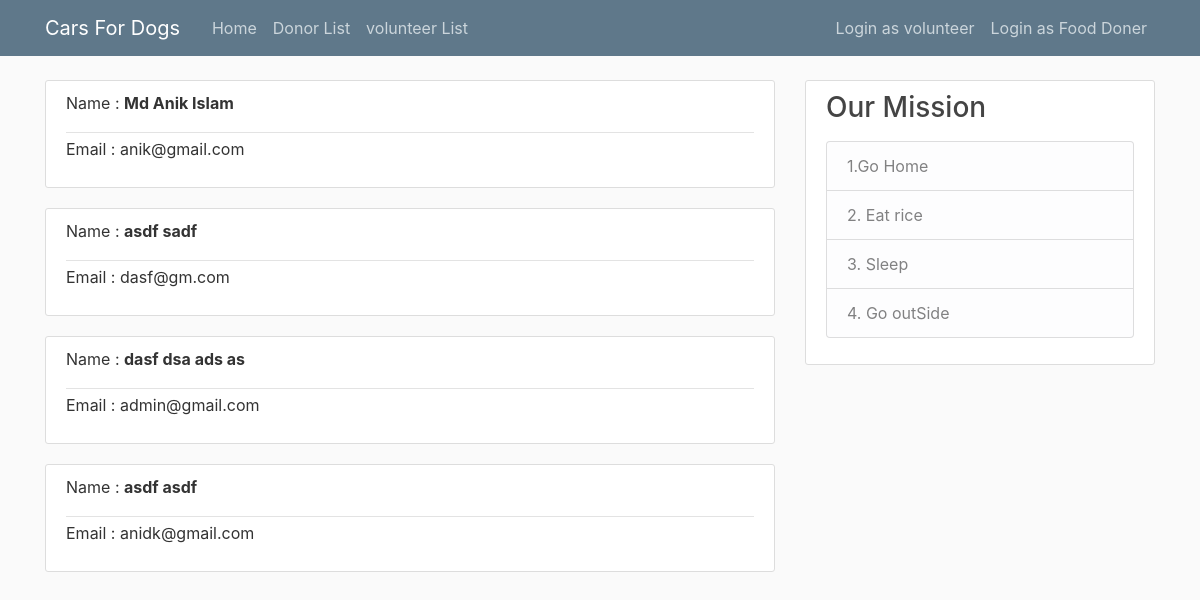
Page /showall on the committed database.
### voluntiar/models.py (models this page shows, shortened)
class volentiar(models.Model):
    firstname = models.CharField(max_length=60)
    lastname = models.CharField(max_length=60)
    email = models.EmailField( max_length=60, unique = True)
    user_name = models.CharField (max_length=60)
    password1 = models.CharField(max_length=60)
    password2 = models.CharField(max_length=60)

### food_doner/views.py (the view)
# urls.py: path('showall', PostListView2.as_view(), name='showall2'),
class PostListView2 (ListView):
    model = volentiar
    template_name = "food_doner/showall2.html"
    context_object_name = 'posts'

### food_doner/templates/food_doner/showall2.html (shortened to what this page needs)
{% extends "food_doner/base.html" %}
{% block content %}
    {% for post in posts %}
        <article class="media content-section">
            <div class="media-body">
                <div class="article-metadata">
                    <p class="mr-2" href="">  Name : <b>{{ post.firstname }} {{ post.lastname }}</b></p>
                </div>
                   <p class="article-content">Email : {{ post.email }}</p>
            </div>
        </article>
    {% endfor %}
{% endblock content %}

### food_doner/static/food_doner/main.css (style rules this page uses)
body { background: #fafafa; color: #333333; margin-top: 5rem; }
.content-section { background: #ffffff; padding: 10px 20px; border: 1px solid #dddddd; border-radius: 3px; margin-bottom: 20px; }
.article-content { white-space: pre-line; }
.article-metadata { padding-bottom: 1px; margin-bottom: 4px; border-bottom: 1px solid #e3e3e3 }

### rows in the picture
volentiar: firstname "Md Anik", lastname "Islam", email "anik@gmail.com"
volentiar: firstname "asdf", lastname "sadf", email "dasf@gm.com"
volentiar: firstname "dasf dsa", lastname "ads as", email "admin@gmail.com"
volentiar: firstname "asdf", lastname "asdf", email "anidk@gmail.com"
